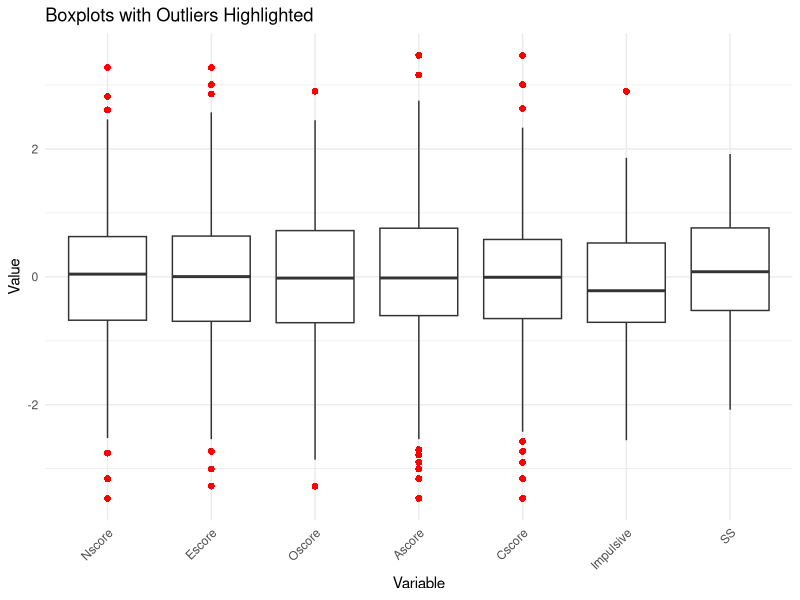

The R source for this figure:
## ---- chunk 1
knitr::opts_chunk$set(echo = TRUE)
## ---- chunk 2
# Load required libraries
library(dplyr)
library(ggplot2)
library(reshape2)
## ---- chunk 3
# Read the CSV file
drug_data <- read.csv("Data/drug_consumption.csv")
## ---- chunk 4
###############################################################################
# Define mappings and column information
###############################################################################

# Column names for the dataset
column_names <- c(
  "Index", "ID", "Age", "Gender", "Education", "Country", "Ethnicity", 
  "Nscore", "Escore", "Oscore", "Ascore", "Cscore", "Impulsive", "SS", 
  "Alcohol", "Amphet", "Amyl", "Benzos", "Caff", "Cannabis", "Choc", "Coke", 
  "Crack", "Ecstasy", "Heroin", "Ketamine", "Legalh", "LSD", "Meth", 
  "Mushrooms", "Nicotine", "Semer", "VSA"
)

# Drug column names
drug_columns <- c(
  "Alcohol", "Amphet", "Amyl", "Benzos", "Caff", "Cannabis", 
  "Choc", "Coke", "Crack", "Ecstasy", "Heroin", "Ketamine", 
  "Legalh", "LSD", "Meth", "Mushrooms", "Nicotine", "Semer", "VSA"
)

# Mapping of drug consumption classes to their meanings
consumption_mapping <- c(
  "CL0" = "Never Used",
  "CL1" = "Used over a Decade Ago",
  "CL2" = "Used in Last Decade", 
  "CL3" = "Used in Last Year",
  "CL4" = "Used in Last Month",
  "CL5" = "Used in Last Week",
  "CL6" = "Used in Last Day"
)

# Map Age values to their meaning
age_mapping <- c(
  "-0.95197" = "18-24",
  "-0.07854" = "25-34",
  "0.49788" = "35-44",
  "1.09449" = "45-54",
  "1.82213" = "55-64",
  "2.59171" = "65+"
)

# Map Gender values to their meaning
gender_mapping <- c(
  "0.48246" = "Female",
  "-0.48246" = "Male"
)

# Map Education values to their meaning
education_mapping <- c(
  "-2.43591" = "Left school before 16 years",
  "-1.73790" = "Left school at 16 years",
  "-1.43719" = "Left school at 17 years",
  "-1.22751" = "Left school at 18 years",
  "-0.61113" = "Some college or university, no certificate or degree",
  "-0.05921" = "Professional certificate/diploma",
  "0.45468" = "University degree",
  "1.16365" = "Masters degree",
  "1.98437" = "Doctorate degree"
)

# Map Country values to their meaning
country_mapping <- c(
  "-0.09765" = "Australia",
  "0.24923" = "Canada",
  "-0.46841" = "New Zealand",
  "-0.28519" = "Other",
  "0.21128" = "Republic of Ireland",
  "0.96082" = "UK",
  "-0.57009" = "USA"
)

# Map Ethnicity values to their meaning
ethnicity_mapping <- c(
  "-0.50212" = "Asian",
  "-1.10702" = "Black",
  "1.90725" = "Mixed-Black/Asian",
  "0.12600" = "Mixed-White/Asian",
  "-0.22166" = "Mixed-White/Black",
  "0.11440" = "Other",
  "-0.31685" = "White"
)
## ---- chunk 5
###############################################################################
# Data Processing
###############################################################################

# Rename the columns 
colnames(drug_data) <- column_names

# Convert demographic columns to descriptive values
drug_data$Age <- age_mapping[as.character(drug_data$Age)]
drug_data$Gender <- gender_mapping[as.character(drug_data$Gender)]
drug_data$Education <- education_mapping[as.character(drug_data$Education)]
drug_data$Country <- country_mapping[as.character(drug_data$Country)]
drug_data$Ethnicity <- ethnicity_mapping[as.character(drug_data$Ethnicity)]

# Convert all drug consumption columns to descriptive values
for (col in drug_columns) {
  drug_data[[col]] <- consumption_mapping[as.character(drug_data[[col]])]
}
## ---- chunk 6
###############################################################################
# Data Cleaning - Missing values
###############################################################################

# Remove unnecessary column
drug_data <- drug_data[, -which(names(drug_data) == "ID")]

# Check for NA values in each column
na_by_column <- sapply(drug_data, function(x) sum(is.na(x)))
cat("NA values by column:\n")

# Print only columns with NA values
print(na_by_column[na_by_column > 0])  
cat("\n")
## ---- chunk 7
# Replace NA values with "Not Provided"
drug_data$Education[is.na(drug_data$Education)] <- "Not Provided"
drug_data$Ethnicity[is.na(drug_data$Ethnicity)] <- "Not Provided"

# Save the updated dataframe back to CSV
write.csv(drug_data, "Data/cleaned.csv")
## ---- chunk 8
###############################################################################
# Data Cleaning - Looking for outliers
###############################################################################
# Define numeric columns for outlier analysis
numeric_cols <- c("Nscore", "Escore", "Oscore", "Ascore", "Cscore", "Impulsive", "SS")

# Function to identify outliers using IQR method
identify_outliers_iqr <- function(x) {
  q1 <- quantile(x, 0.25, na.rm = TRUE)
  q3 <- quantile(x, 0.75, na.rm = TRUE)
  iqr <- q3 - q1
  lower_bound <- q1 - 1.5 * iqr
  upper_bound <- q3 + 1.5 * iqr
  
  return(data.frame(
    min = min(x, na.rm = TRUE),
    q1 = q1,
    median = median(x, na.rm = TRUE),
    mean = mean(x, na.rm = TRUE),
    q3 = q3,
    max = max(x, na.rm = TRUE),
    iqr = iqr,
    lower_bound = lower_bound,
    upper_bound = upper_bound,
    n_outliers_below = sum(x < lower_bound, na.rm = TRUE),
    n_outliers_above = sum(x > upper_bound, na.rm = TRUE),
    total_outliers = sum(x < lower_bound | x > upper_bound, na.rm = TRUE),
    outlier_percentage = round(100 * sum(x < lower_bound | x > upper_bound, na.rm = TRUE) / length(x[!is.na(x)]), 2)
  ))
}

# Apply outlier detection to all numeric columns
outlier_summary <- data.frame()
for (col in numeric_cols) {
  result <- identify_outliers_iqr(drug_data[[col]])
  result$variable <- col
  outlier_summary <- rbind(outlier_summary, result)
}

# Create a function to visualize outliers with boxplots
plot_outliers <- function(drug_data, columns) {
  # Explicitly use reshape2::melt to avoid namespace issues
  melted_data <- reshape2::melt(drug_data[, columns], id.vars = NULL)
  
  # Create boxplot
  ggplot(melted_data, aes(x = variable, y = value)) +
    geom_boxplot(outlier.colour = "red", outlier.shape = 16, outlier.size = 2) +
    theme_minimal() +
    labs(title = "Boxplots with Outliers Highlighted",
         x = "Variable",
         y = "Value") +
    theme(axis.text.x = element_text(angle = 45, hjust = 1))
}

# Visualize outliers
plot_outliers(drug_data, numeric_cols)
